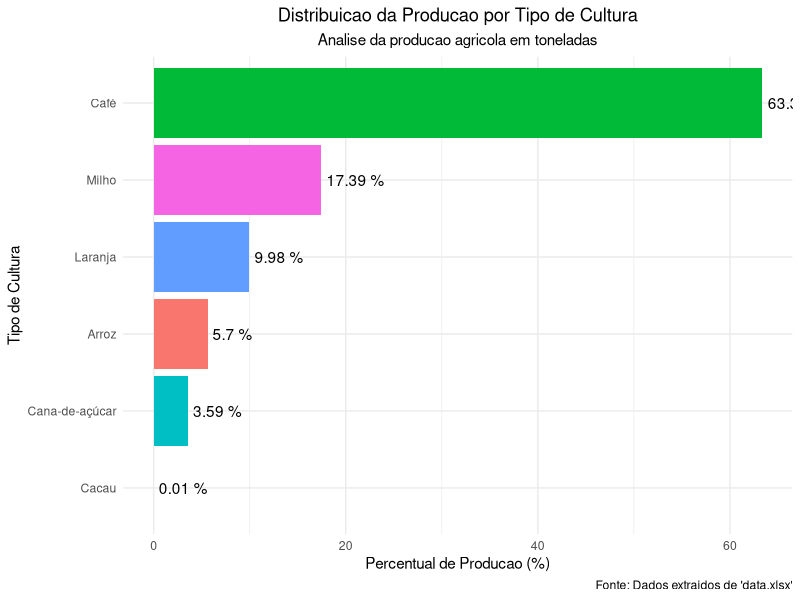

This figure's R source:
# LuisFillipeEmidio_RM559976_fase2_cap7
# EdersonLuizBadecadosSantos_RM560204_fase2_cap7
# CaioRodriguesCastro_RM559766_fase2_cap7
# FelipeSoaresNascimento_RM560151_fase2_cap7
# LucasFerreiraHillesheim_RM559319_fase2_cap7


if(!require("ggplot2")) install.packages("ggplot2")
if(!require("readxl")) install.packages("readxl")
if(!require("dplyr")) install.packages("dplyr")
options(encoding = "UTF-8")
library(ggplot2)
library(dplyr)
library(readxl)

cat("# Exploratory Data Analysis (EDA)\n")
cat("\n")

## 1. Read data from a CSV file

df <- readxl::read_xlsx("data.xlsx")
production <- df$`Produção (Toneladas)`

cat("Data loaded successfully from the XLSX file: `./data.xlsx`.\n")
cat("Column selected: Produção (Toneladas)\n")
cat("\n")


## 2. Exploratory Data Analysis

# Measures of Central Tendency
mean_yield <- as.numeric(mean(production))
median_yield <- as.numeric(median(production))
mode_yield <- as.numeric(names(sort(table(production), decreasing = TRUE)[1]))

cat("## Measures of Central Tendency\n\n")
cat("Mean:", mean_yield, "\n")
cat("Median:", median_yield, "\n")
cat("Mode:", mode_yield, "\n")
cat("\n")

# Measures of Dispersion
sd_yield <- sd(production)  # Standard deviation
variance_yield <- var(production)  # Variance
range_yield <- range(production)  # Range (minimum and maximum)
amplitude_yield <- diff(range_yield)  # Absolute range

cat("## Measures of Dispersion\n\n")
cat("Standard Deviation:", sd_yield, "\n")
cat("Variance:", variance_yield, "\n")
cat("Range:", amplitude_yield, "\n")
cat("\n")

# Separating Measures
quartiles_yield <- quantile(production, probs = c(0.25, 0.5, 0.75))  # Quartiles
percentiles_yield <- quantile(production, probs = seq(0.1, 1, by = 0.1))  # Deciles or Percentiles

cat("## Separating Measures\n\n")
cat("Quartiles:", quartiles_yield, "\n")
cat("Percentiles (Deciles):", percentiles_yield, "\n")
cat("\n")

## 3. Data Visualization

## Pie chart for the production (in percentage) of each culture type

total_production <- df %>%
  group_by(`Tipo de Cultura`) %>%
  summarise(total_production = sum(`Produção (Toneladas)`))

# Calcular o percentual de produção total para cada tipo de cultura
total_production <- total_production %>%
  mutate(percentage = total_production / sum(total_production) * 100)

# Create a barchart
ggplot(total_production, aes(x = reorder(`Tipo de Cultura`, percentage), y = percentage, fill = `Tipo de Cultura`)) +
  geom_bar(stat = "identity") +
  coord_flip() +
  labs(title = "Distribuicao da Producao por Tipo de Cultura",
       subtitle = "Analise da producao agricola em toneladas",
       caption = "Fonte: Dados extraidos de 'data.xlsx'",
       x = "Tipo de Cultura",
       y = "Percentual de Producao (%)") +
  theme_minimal() +
  theme(legend.position = "none",
        plot.title = element_text(hjust = 0.5),
        plot.subtitle = element_text(hjust = 0.5)) +
  geom_text(aes(label = paste(round(percentage, 2), "%")),
            hjust = -0.1,
            color = "black")


cat("Insights:\n")
cat("- O tipo de cultura com maior producao representa", max(total_production$percentage), "% da producao total.\n")